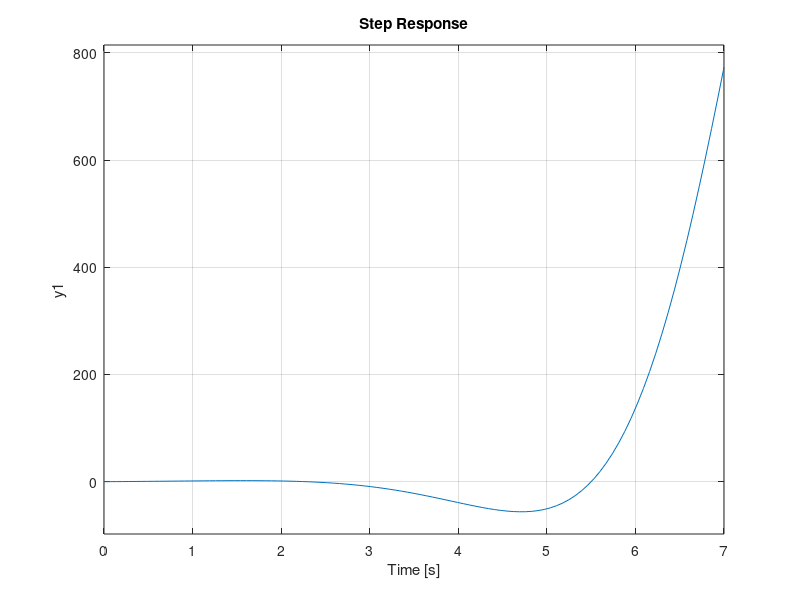

Here is the MATLAB script that generated this plot: (Note: this script raises an error after producing the figure.)
% Pruebas
A = [ -2 2; 1 -5];
B = [1/2; 0];
C = [1 0; 0 1];
D = [0; 0];
M = ss(A,B,C,D);
step(M);

s = tf ('s');
H = 1/(s+1);
t = linspace(0,2*pi,1000);
u = sin(t);
lsim(H,u,t);

A=[-2 2; 1 -5];
B = [1/2; 0];
C = [1 0; 0 1];
D = [0; 0];
M = ss(A , B , C,D );
M_z = c2d(M, 1e-4 , 'zoh');
step(M_z);

% Desarrollo

% PREGUNTA 1
a = 1;
b = 1;
c = 1;
d = 1;
e = 1;
f = 1;

s = tf('s');
H1 = a/(b*s - c);
H2 = d/(e*s-f);

step(feedback(H1, H2));

[A,B,C,D] = bam(a,b,c,d,e,f);
M = ss(A,B,C,D);
step(M);

[numerador,denominador] = mab(A,B,C,D);

s = tf ('s');
XD = s*eye(2)

[num,den] = ss2tf(A,B,C,D)

H1 = mab(A,B,C,D);

% PREGUNTA 2

% Se transforma el modelo de estado
% a funcion de transferencia con la 
% funcion mab

A2 = [-0.4125 0.3125 ; 0.3125 -0.4125];
B2 = [1 ; 1];
C2 = [1 0 ; 0 1];
D2 = [0; 0];

H3 = mab(A2,B2,C2,D2);

% Se calculan las respuestas

% Escalon
escalon = step(H3);

% Impulso
impulso = impulse(H3);

% u(t)
t = linspace(0, 12*pi , 5000);
u = 100* sin(t/4);
u(u<0) = 0.;

ut = lsim(H3, u, t);


% PREGUNTA 3

% Se obtiene el modelo de estado de 
% un sistema

T1 = 0.001;
T2 = 0.1;
T3 = 2;

M2 = ss(A2, B2, C2, D2);

M_z1 = c2d(M2, T1,'zoh');
M_z2 = c2d(M2, T2,'zoh');
M_z3 = c2d(M2, T3,'zoh');

t = 1:70;

% step(M_z1)
% step(M_z2)
% step(M_z3)
step(M_z1, M_z2, M_z3)

M_f1 = c2d(M2, T1,'foh');
M_f2 = c2d(M2, T2,'foh');
M_f3 = c2d(M2, T3,'foh');

% step(M_f1)
% step(M_f2)
% step(M_f3)
step(M_f1, M_f2, M_f3)












